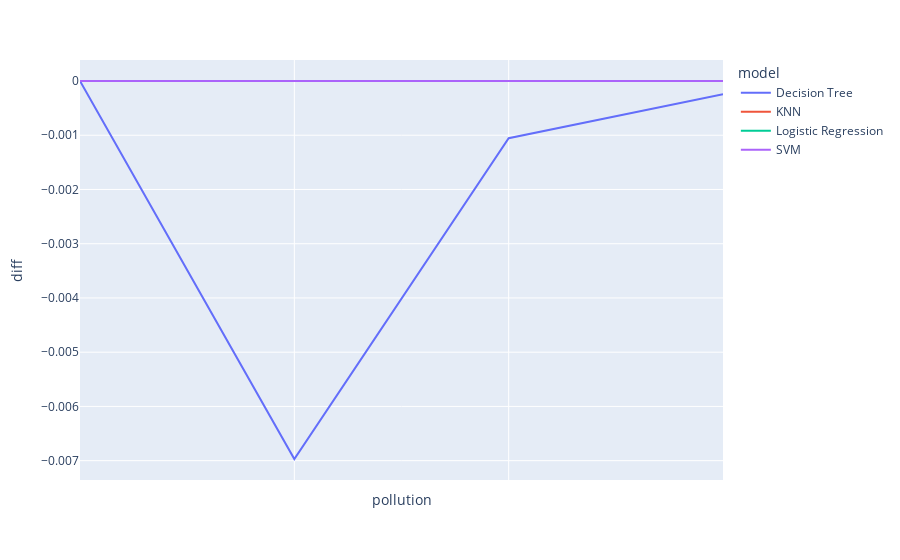

Here is the notebook cell this chart was saved with:
### Code cell
viz = agg[agg[pol_col.difference(['dupp_fac'])].isnull().all(axis=1) | agg[pol_col].isnull().all(axis=1)]

fig = px.line(viz.fillna(0), x="pollution", y="diff", color='model')

fig.update_xaxes(showticklabels=False)

fig.show()

### Figure 1 — Plotly figure (JSON) as saved in the notebook; plotly's stock layout.template omitted (floating-point values rounded to 4 significant figures)
{"data": [{"hovertemplate": "model=Decision Tree<br>pollution=%{x}<br>diff=%{y}<extra></extra>", "legendgroup": "Decision Tree", "line": {"color": "#636efa", "dash": "solid"}, "marker": {"symbol": "circle"}, "mode": "lines", "name": "Decision Tree", "orientation": "v", "showlegend": true, "type": "scatter", "x": [0, "duplicate_factor_3", "duplicate_factor_5", "duplicate_factor_7"], "xaxis": "x", "y": [0, -0.006969, -0.001054, -0.0002433], "yaxis": "y"}, {"hovertemplate": "model=KNN<br>pollution=%{x}<br>diff=%{y}<extra></extra>", "legendgroup": "KNN", "line": {"color": "#EF553B", "dash": "solid"}, "marker": {"symbol": "circle"}, "mode": "lines", "name": "KNN", "orientation": "v", "showlegend": true, "type": "scatter", "x": [0, "duplicate_factor_3", "duplicate_factor_5", "duplicate_factor_7"], "xaxis": "x", "y": [0, 0, 0, 0], "yaxis": "y"}, {"hovertemplate": "model=Logistic Regression<br>pollution=%{x}<br>diff=%{y}<extra></extra>", "legendgroup": "Logistic Regression", "line": {"color": "#00cc96", "dash": "solid"}, "marker": {"symbol": "circle"}, "mode": "lines", "name": "Logistic Regression", "orientation": "v", "showlegend": true, "type": "scatter", "x": [0, "duplicate_factor_3", "duplicate_factor_5", "duplicate_factor_7"], "xaxis": "x", "y": [0, 0, 0, 0], "yaxis": "y"}, {"hovertemplate": "model=SVM<br>pollution=%{x}<br>diff=%{y}<extra></extra>", "legendgroup": "SVM", "line": {"color": "#ab63fa", "dash": "solid"}, "marker": {"symbol": "circle"}, "mode": "lines", "name": "SVM", "orientation": "v", "showlegend": true, "type": "scatter", "x": [0, "duplicate_factor_3", "duplicate_factor_5", "duplicate_factor_7"], "xaxis": "x", "y": [0, 0, 0, 0], "yaxis": "y"}], "layout": {"legend": {"title": {"text": "model"}, "tracegroupgap": 0}, "margin": {"t": 60}, "xaxis": {"anchor": "y", "domain": [0, 1], "showticklabels": false, "title": {"text": "pollution"}}, "yaxis": {"anchor": "x", "domain": [0, 1], "title": {"text": "diff"}}}}
